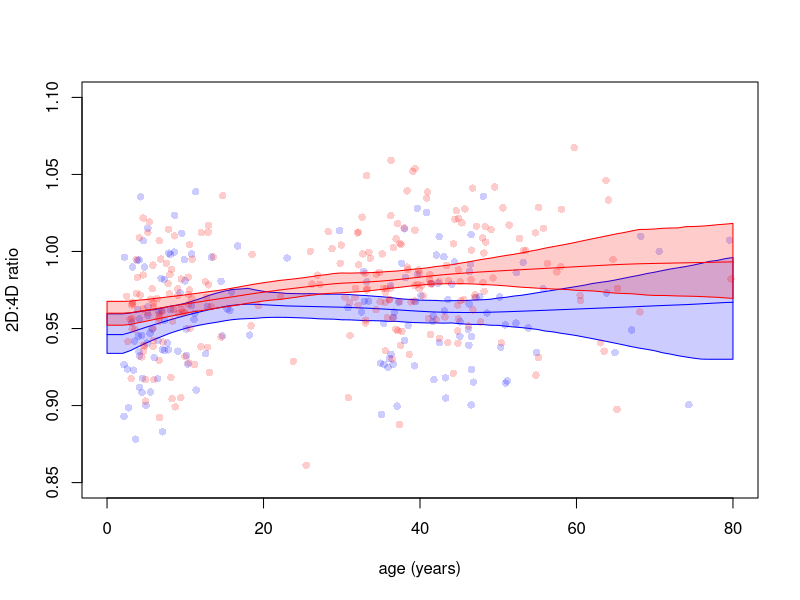
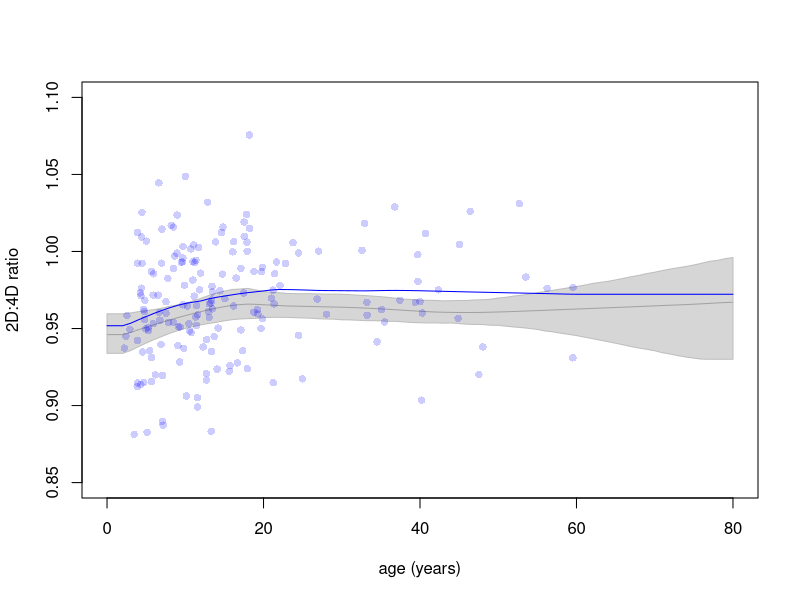
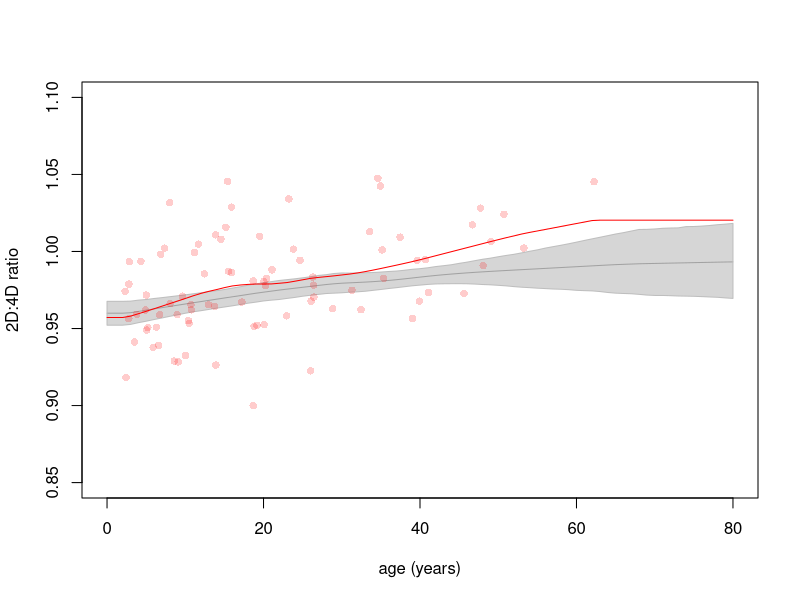
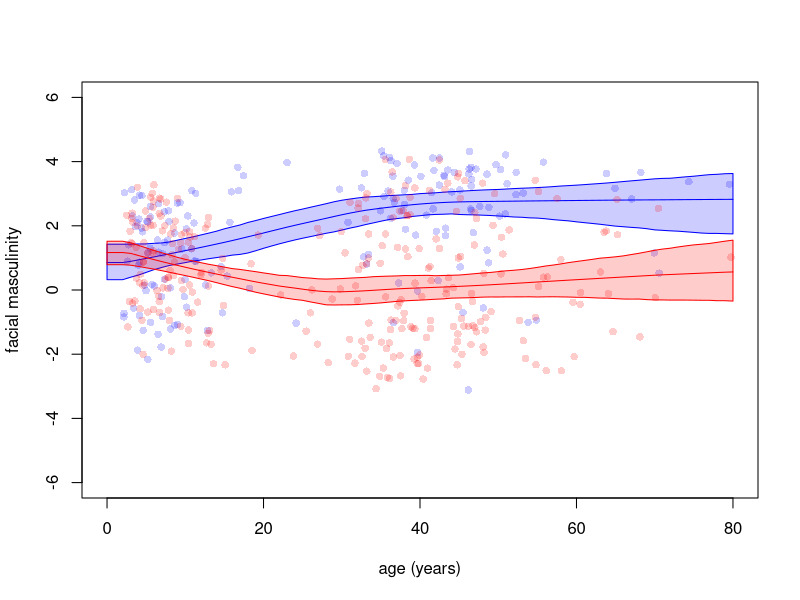
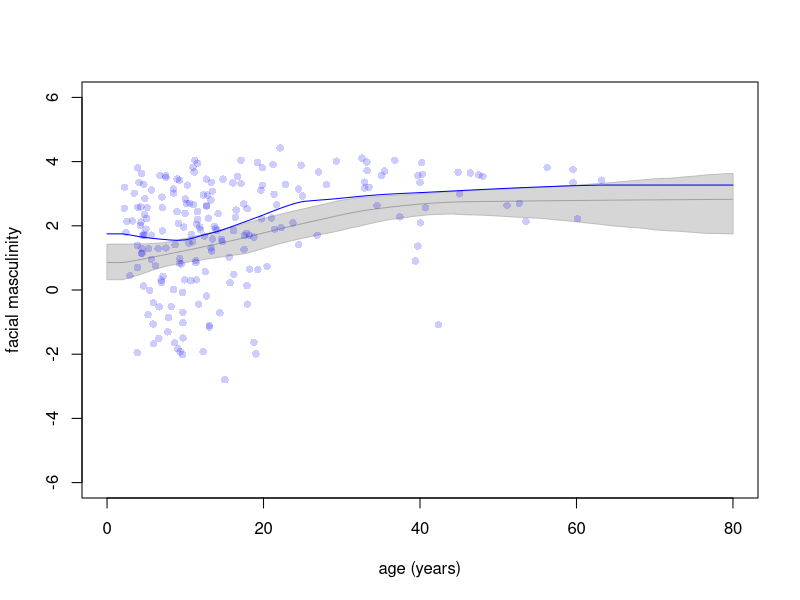
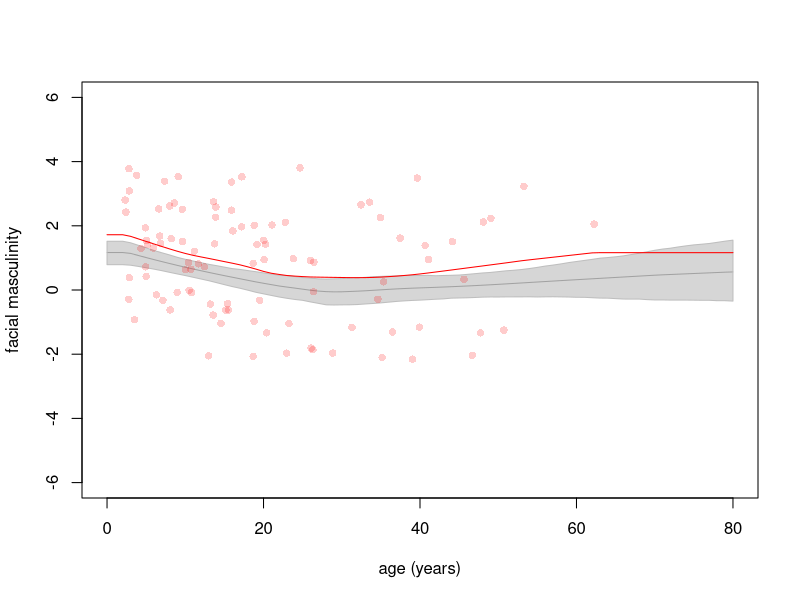
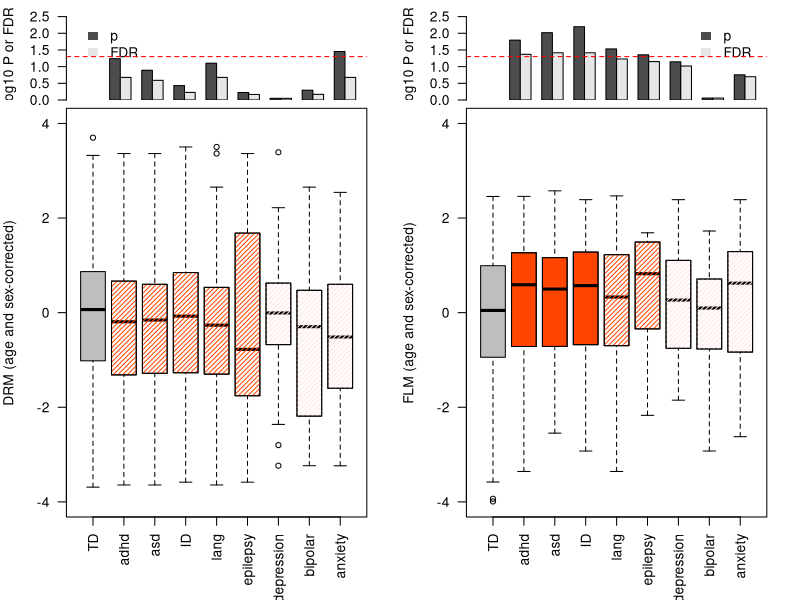

Recreate these plots in R, in order. (Note: this script raises an error after producing the figures.)
## ---- chunk 1
knitr::opts_chunk$set(echo = TRUE)
require(magrittr)
require(kableExtra)
## ---- chunk 2
img = function(x,ylab,xlab,axes,col,na.zero=F,breaks,do.breaks=T,...){
 cc = colorRampPalette(c("black","chartreuse"))
 if(any(x<0) & any(x>0)){
	cc = colorRampPalette(c("royalblue","royalblue4","black","orangered","goldenrod1"))
 }
 if(missing(ylab)) ylab=""
 if(missing(xlab)) xlab=""
 if(missing(axes)) axes=F
 if(missing(col)) col=cc(256)
 if(na.zero) x[is.na(x)] = 0
 if(do.breaks & missing(breaks)){
  mx = max(abs(x))
  qt = max(abs(quantile(x,c(0.01,0.99))))
  bk = c(-1*mx,seq(-1*qt,qt,length.out=255),mx)
  image(0:ncol(x),0:nrow(x),t(x),ylim=c(nrow(x),0),ylab=ylab,   
   xlab=xlab,axes=axes,col=col,breaks=bk,...)
 }else{
 image(0:ncol(x),0:nrow(x),t(x),ylim=c(nrow(x),0),ylab=ylab,   
  xlab=xlab,axes=axes,col=col,breaks=breaks,...)
 }
 box()
}
## ---- chunk 3
bootlM = function(x,y){
 keep = !is.na(x) & !is.na(y)
 x0 = x[keep]
 y0 = y[keep]
 these = sample(length(x0),replace=T)
 x0 = x0[these]
 y0 = y0[these]

 approx(lowess(x0,y0),xout=seq(0,80,1),rule=2)$y
}

### with input x and y, generate a lowess trend with 95% confidence intervals
lboot = function(x,y,subset,nboot=1000,return.boot=F){
 if(length(x)!=length(y)) stop("x and y have different lengths")
 if(missing(subset)){
  subset=1:length(x)
 }
 x = x[subset]
 y = y[subset]

 ### generate nboot lowess fits
 b = replicate(nboot,bootlM(x,y))

 qu = apply(b,1,quantile,0.975)
 ql = apply(b,1,quantile,0.025)
 qm = rowMeans(b)
 xq = 0:80

 out = list()
 out$x = xq
 out$y = qm
 out$ci = list(upr=qu,lwr=ql)
 out$points = list(x=x,y=y)
 if(return.boot){
  out$boot = b
 }
 return(out)
}

## ---- chunk 4
plotl = function(obj,pt.col,l.col,shade.col,plot.points=F,xlim=c(0,80),
	ylim,add=F,plot.ci=T,...){
 if(missing(ylim)){
  ylim=range(obj$y,na.rm=T)
  ylim = (c(-1,1)*abs(diff(ylim))) + ylim
 }
 if(!add){
  plot(obj,xlim=xlim,ylim=ylim,xlab="age (years)",type='l',col=l.col,...)
  if(plot.ci){
   polygon(c(obj$x,rev(obj$x)),c(obj$ci$lwr,rev(obj$ci$upr)),col=shade.col,border=l.col)
  }
 }else{
  lines(obj,col=l.col,...)
  if(plot.ci){
   polygon(c(obj$x,rev(obj$x)),c(obj$ci$lwr,rev(obj$ci$upr)),col=shade.col,border=l.col)
  }
 }
 if(plot.points){
  points(obj$points,pch=16,col=pt.col)
 }

}
## ---- chunk 5
l = read.table("devGenes_final_factor_model_loadings.txt",sep="\t",header=T,
	stringsAsFactors=F,row.names=1)
kbl(l, booktabs = T, caption = 'Factor Loadings') %>% 
  kable_styling(latex_options = c("striped", "scale_down", "hold_position")) 
## ---- chunk 6
dat = read.table("table_S1_final.txt",sep="\t",header=T,stringsAsFactors=F)

print_dat <- dat[,2:35]
print_dat$morePRSes <- "..."
ellipses <- function(df, n=5L) {
    stopifnot("data.frame" %in% class(df))
    els <- rep("...", ncol(df)) %>% 
        matrix(nrow=1, dimnames=list(NULL, names(df))) %>% 
        data.frame(stringsAsFactors=FALSE) %>% 
        tibble::as_tibble()
    out <- df %>% 
        head(n) %>% 
        lapply(as.character) %>% 
        data.frame(stringsAsFactors=FALSE) %>% 
        tibble::as_tibble() %>% 
        dplyr::bind_rows(els)
    return(out)
}
kbl(ellipses(print_dat, n = 25), 
    booktabs = T, caption = 'Supplementary Table S1') %>% 
  kable_styling(latex_options = c("striped", "scale_down")) %>%
  landscape()
## ---- chunk 7
### lboot() returns the lowess trend of the 
### data as well as its 95% CI; the object returned by lboot()
### can be visualized using plotl() as shown below

set.seed(1283)
### get the trends for TD males
idx = !dat$affected & dat$sex_male==1
tdM_flm = lboot(dat$ageyears,dat$facial_masc_raw,subset=idx,return.boot=T)
tdM_drm = lboot(dat$ageyears,dat$digit_ratio_raw,subset=idx,return.boot=T)

### get the trends for TD females
idx = !dat$affected & dat$sex_male==0
tdF_flm = lboot(dat$ageyears,dat$facial_masc_raw,subset=idx,return.boot=T)
tdF_drm = lboot(dat$ageyears,dat$digit_ratio_raw,subset=idx,return.boot=T)

set.seed(7751)
### get the trends for affected males
idx = dat$affected & dat$sex_male==1
affM_flm = lboot(dat$ageyears,dat$facial_masc_raw,subset=idx,return.boot=T)
affM_drm = lboot(dat$ageyears,dat$digit_ratio_raw,subset=idx,return.boot=T)

### get the trends for affected females
idx = dat$affected & dat$sex_male==0
affF_flm = lboot(dat$ageyears,dat$facial_masc_raw,subset=idx,return.boot=T)
affF_drm = lboot(dat$ageyears,dat$digit_ratio_raw,subset=idx,return.boot=T)
## ---- chunk 8
plotl(tdM_drm,l.col="blue",shade.col=rgb(0,0,1,0.2),pt.col=rgb(0,0,1,0.2),
plot.points=T,ylab="2D:4D ratio",ylim=c(0.85,1.1))
plotl(tdF_drm,l.col="red",shade.col=rgb(1,0,0,0.2),pt.col=rgb(1,0,0,0.2),
plot.points=T,ylab="2D:4D ratio",ylim=c(0.85,1.1),add=T)
## ---- chunk 9
plotl(tdM_drm,l.col="grey",shade.col=rgb(0.2,0.2,0.2,0.2),pt.col=rgb(0.2,0.2,0.2,0.2),
plot.points=F,ylab="2D:4D ratio",ylim=c(0.85,1.1))
plotl(affM_drm,l.col="blue",shade.col=rgb(0,0,1,0.2),pt.col=rgb(0,0,1,0.2),
plot.points=T,ylab="2D:4D ratio",ylim=c(0.85,1.1),add=T,plot.ci=F)
### look at the empirical p value for Ha: aff > masc. than TD
### (for digit ratio, lower value is more masculine)
sum(colSums(tdM_drm$b)<sum(affM_drm$y))/1000 ### this is the empirical p-value
## ---- chunk 10
plotl(tdF_drm,l.col="grey",shade.col=rgb(0.2,0.2,0.2,0.2),pt.col=rgb(0.2,0.2,0.2,0.2),
plot.points=F,ylab="2D:4D ratio",ylim=c(0.85,1.1))
plotl(affF_drm,l.col="red",shade.col=rgb(1,0,0,0.2),pt.col=rgb(1,0,0,0.2),
plot.points=T,ylab="2D:4D ratio",ylim=c(0.85,1.1),add=T,plot.ci=F)
### look at the empirical p value for Ha: aff > masc. than TD
### (for digit ratio, lower value is more masculine)
sum(colSums(tdF_drm$b)<sum(affF_drm$y))/1000 ### this is the empirical p-value
## ---- chunk 11
plotl(tdM_flm,l.col="blue",shade.col=rgb(0,0,1,0.2),pt.col=rgb(0,0,1,0.2),
plot.points=T,ylab="facial masculinity",ylim=c(-6,6))
plotl(tdF_flm,l.col="red",shade.col=rgb(1,0,0,0.2),pt.col=rgb(1,0,0,0.2),
plot.points=T,ylab="facial masculinity",ylim=c(-6,6),add=T)
## ---- chunk 12
plotl(tdM_flm,l.col="grey",shade.col=rgb(0.2,0.2,0.2,0.2),pt.col=rgb(0.2,0.2,0.2,0.2),
plot.points=F,ylab="facial masculinity",ylim=c(-6,6))
plotl(affM_flm,l.col="blue",shade.col=rgb(0,0,1,0.2),pt.col=rgb(0,0,1,0.2),
plot.points=T,ylab="facial masculinity",ylim=c(-6,6),add=T,plot.ci=F)
### look at the empirical p value for Ha: aff > masc. than TD
sum(colSums(tdM_flm$b)>sum(affM_flm$y))/1000 ### this is the empirical p-value
## ---- chunk 13
plotl(tdF_flm,l.col="grey",shade.col=rgb(0.2,0.2,0.2,0.2),pt.col=rgb(0.2,0.2,0.2,0.2),
plot.points=F,ylab="facial masculinity",ylim=c(-6,6))
plotl(affF_flm,l.col="red",shade.col=rgb(1,0,0,0.2),pt.col=rgb(1,0,0,0.2),
plot.points=T,ylab="facial masculinity",ylim=c(-6,6),add=T,plot.ci=F)
### look at the empirical p value for Ha: aff > masc. than TD
sum(colSums(tdF_flm$b)>sum(affF_flm$y))/1000 ### this is the empirical p-value
## ---- chunk 14
### pull out the Dx indicators
dxlab = c("adhd","asd","ID","lang","epilepsy","depression","bipolar","anxiety")
dx = as.data.frame(sapply(dat[,dxlab],as.integer))
rownames(dx) = rownames(dat)

cc = c("grey",rep("orangered",5),rep("mistyrose",3))

### structure the masculinity data according to Dx
ll = lapply(dx,function(x) dat$Zdrm[x==1])
ll = c(list(TD=dat$Zdrm[rowSums(dx)==0]),ll)
ll_drm = ll
ll = lapply(dx,function(x) dat$Zflm[x==1])
ll = c(list(TD=dat$Zflm[rowSums(dx)==0]),ll)
ll_flm = ll

## t-tests comparing TD to all other Dxs
td_vs_dx = function(x) {
 p = sapply(x[-1],function(y) t.test(x[[1]],y)$p.v)
 fdr = p.adjust(p,'fdr')
 out = cbind(p,fdr)
 rownames(out) = names(x)[-1]
 return(out)
}

p_drm = td_vs_dx(ll_drm)
p_flm = td_vs_dx(ll_flm)
## ---- chunk 15
layout(matrix(c(1,3,2,4),2,2),heights=c(1,5))
par(mar=c(0,4,1,2))
  barplot(-log10(t(rbind(c(NA,NA),p_drm))),
  beside=T,
  las=2,
  ylim=c(0,2.5),
  ylab="-log10 P or FDR",
  names.arg=rep("",9),
  legend.text=c("p","FDR"),
  args.legend=list(x="topleft",bty="n",border=NA,inset=0.03))
  abline(h=-log10(0.05),col='red',lty=2)
  barplot(-log10(t(rbind(c(NA,NA),p_flm))),
  beside=T,
  las=2,
  ylim=c(0,2.5),
  ylab="-log10 P or FDR",
  names.arg=rep("",9),
  legend.text=c("p","FDR"),
  args.legend=list(x="topright",bty="n",border=NA,inset=0.03))
  abline(h=-log10(0.05),col='red',lty=2)
 
## the boxplots showing the distribution of the masculinity scores within
par(mar=c(5,4,0.5,2))
  bp = boxplot(ll_drm,las=2,ylim=c(-4,4),
  col=c("grey",rep("white",8)),
  ylab="DRM (age and sex-corrected)",
  xaxs="i")
  ### pattern fills to emphasize (non)significance
  rect((2:9)-.4, 
  bp$stats[2,-1], 
  (2:9)+.4, 
  bp$stats[4,-1],
  density=c(rep(30,8)), ## tweaked according to which comparisons are sig.
  col=cc[-1],border="black") 
  bp = boxplot(ll_flm,las=2,ylim=c(-4,4),
  col=c("grey",rep("orangered",3),rep("white",5)),
  ylab="FLM (age and sex-corrected)",
  xaxs="i")
  ### pattern fills to emphasize (non)significance
  rect((2:9)-.4, 
  bp$stats[2,-1], 
  (2:9)+.4, 
  bp$stats[4,-1],
  density=c(0,0,0,rep(30,6)), ## tweaked according to which comparisons are sig.
  col=cc[-1],border="black") 
## ---- chunk 16
# Xs is the matrix of parent-reported items (we are only distributing factor scores)
# fac = factanal(scale(Xs),factors=11,scores="regression")

### grab the factor scores from the supplemental table
S =  dat[,grep("Factor",colnames(dat))]
### look at the correlations
cors = cor(dat[,c("Zdrm","Zflm")],S,use="pairwise.complete.obs",method="spearman")

 ### set layout
 layout(matrix(c(1,2,3),1,3),widths=c(1.5,5,5))
 ### set colors, labels, and breaks for loadings
 cp = colorRampPalette(c("steelblue","ivory","red"))
 flab = c("F1:ability","F2:sens/order","F3:aggression","F4:feeding",
	"F5:self-harm","F6:stimming","F7:social anxiety","F8:cutting",
	"F9:social/friends","F10:GI","F11:sound sensitivity")
 bk = c(-1,seq(-1,-0.1,length.out=127),0,seq(0.1,1,length.out=127),1)

 ### the key for the factor loadings
 par(mar=c(5,7,12,1))
 img(as.matrix(seq(1,-1,length.out=256)),col=cp(256),breaks=bk)
 axis(2,at=c(0,256/2,256),labels=c(1,0,-1))
 mtext("factor loadings",side=2,at=256/0,line=3,cex=0.8)

 ### the factor loadings
 par(mar=c(5,1,12,1))
 img(t(l),breaks=bk,col=cp(256))
 mtext(rownames(l),side=3,at=c(1:nrow(l))-0.5,las=2,line=0.5,cex=0.5)
 abline(h=c(0:12),col='grey')
 box()

 ### the barplot of correlations w/ factor scores
 par(mar=c(5,9,12,2))
 bp = barplot(cors[2:1,11:1],beside=T,las=2,yaxs="i",names.arg=flab[11:1],axes=F,
	ylab="",col=c("darkseagreen","cadetblue"),
	legend.text=c("FLM","DRM"),
	args.legend=list(x="topleft",inset=0.03,border=NA,bty='n',density=-1),
	border=NA,xlim=c(-0.2,0.22),
	density=rev(c(rep(30,16),-1,-1,rep(30,4))),horiz=T)
 axis(1,line=1.5)
 mtext("Spearman's rho",side=1,at=0.025,line=4,cex=0.8)
 text(c(0.21,0.21),bp[1:2,3],rep("*",2),col='red',cex=2)
## ---- chunk 17
apply(S,2,function(y){cor.test(y,dat$Zdrm,method="spearman")}) %>% 
  lapply(broom::tidy) %>%
  tibble::enframe() %>%
  tidyr::unnest(value) %>%
  dplyr::mutate(FDR = p.adjust(p.value, 'fdr')) %>%
  dplyr::select(Factor = name, '$\\rho$' = estimate, FDR) %>%
  kbl(booktabs = T, 
      format = 'latex', 
      caption = 'Digit Ratio Masculinity', 
      escape = FALSE) %>% 
    kable_styling(latex_options = c("striped", "hold_position")) %>%
    row_spec(9, bold = T)

apply(S,2,function(y){cor.test(y,dat$Zflm,method="spearman")}) %>%
  lapply(broom::tidy) %>%
  tibble::enframe() %>%
  tidyr::unnest(value) %>%
  dplyr::mutate(FDR = p.adjust(p.value, 'fdr')) %>%
  dplyr::select(Factor = name, '$\\rho$' = estimate, FDR) %>%
  kbl(booktabs = T, 
      format = 'latex', 
      caption = 'Facial Landmark Masculinity', 
      escape = FALSE) %>% 
    kable_styling(latex_options = c("striped",  "hold_position")) %>%
    row_spec(9, bold = T)
## ---- chunk 18
### pull out the PRS and covariates from the main table for convenience
prs = dat[,grep("p0",colnames(dat))]
covars = dat[,c(2:3,grep("PC",colnames(dat)))]
covars[[1]] = log(covars[[1]])

### wrapper to grab the PRS-related effect (x) and associated statistics
### from a linear model
fsig = function(x,y) summary(lm(y~.,data=data.frame(covars,x)))$coef[9,]

cfsoc = t(apply(prs,2,fsig,S[,9]))
cfdrm = t(apply(prs,2,fsig,dat$Zdrm))
cfflm = t(apply(prs,2,fsig,dat$Zflm))

### add FDR
cfsoc = cbind(cfsoc,FDR = p.adjust(cfsoc[,4],'fdr'))
cfdrm = cbind(cfdrm,FDR = p.adjust(cfdrm[,4],'fdr'))
cfflm = cbind(cfflm,FDR = p.adjust(cfflm[,4],'fdr'))

### assemble the t-statistics and arrange for the barplot
p1 = cbind(drm=cfdrm[grepl("0\\.1$",rownames(cfdrm)),3],
	flm=cfflm[grepl("0\\.1$",rownames(cfflm)),3],
	F9=cfsoc[grepl("0\\.1$",rownames(cfsoc)),3])
p01 = cbind(drm=cfdrm[grepl("0\\.01$",rownames(cfdrm)),3],
	flm=cfflm[grepl("0\\.01$",rownames(cfflm)),3],
	F9=cfsoc[grepl("0\\.01$",rownames(cfsoc)),3])

### this is what will be plotted
pdrm = cbind(p01[,1],p1[,1])
pflm = cbind(p01[,2],p1[,2])
psoc = cbind(p01[,3],p1[,3])

### helper function to pattern fill according to significance
fdens = function(x) ifelse(t(abs(x)>=1.96),-1,30)
### define colors and labels
cc = c("steelblue1","steelblue4")
plab = c("UKBB\ntestosterone","UKBB\nSHBG","UKBB\nsoc. dissatis.","PGC\nASD","PGC\nADHD","UKBB\nCog","SSGAC\nEA")
## ---- chunk 19
par(mar=c(1,5,2,2))
bp = barplot(t(pdrm),
  beside=T,
  las=2,
  ylim=c(-4.2,4),
  names.arg=rep("",7),
  density=fdens(pdrm),
  col=cc,border=NA,
  legend.text=c("Psnp<0.01","Psnp<0.1"),
  args.legend=list(x="topright",bty='n',border=NA,density=-1),
  ylab="DRM vs. PRS association\n(t-statistic)")
  rect(t(bp)[,1]-1,-4.20,t(bp)[,2]+1,-3.55)
  text(bp[1,]+0.5,rep(-3.88,7),plab,cex=0.85)
  abline(h=c(-1.96,1.96),col='red',lty=2)
## ---- chunk 20
par(mar=c(1,5,2,2))
barplot(t(pflm),
  beside=T,
  las=2,
  ylim=c(-4.2,4),
  names.arg=rep("",7),
  density=fdens(pflm),
  col=cc,border=NA,
  ylab="FLM vs. PRS association\n(t-statistic)")
  abline(h=c(-1.96,1.96),col='red',lty=2)
  rect(t(bp)[,1]-1,-4.20,t(bp)[,2]+1,-3.55)
  text(bp[1,]+0.5,rep(-3.88,7),plab,cex=0.85)
## ---- chunk 21
par(mar=c(1,5,2,2))
barplot(t(psoc),
  beside=T,
  las=2,
  ylim=c(-4.2,4),
  names.arg=rep("",7),
  density=fdens(psoc),
  col=cc,border=NA,
  ylab="F9 (social/friends) vs. PRS association\n(t-statistic)")
  abline(h=c(-1.96,1.96),col='red',lty=2)
  rect(t(bp)[,1]-1,-4.20,t(bp)[,2]+1,-3.55)
  text(bp[1,]+0.5,rep(-3.88,7),plab,cex=0.85)
## ---- chunk 22
## set up colors, layout, and labels
par(mfrow=c(3,2),mar=c(4,4,3,2))
cc1 = colorRampPalette(c("ivory","orangered1"))(3)
cc2 = colorRampPalette(c("ivory","paleturquoise3"))(3)
nn = c("bottom 20%","middle 60%","top 20%")

 boxplot(dat$Zdrm~prs[,1],
	names=nn,
	ylab="DRM",
	main="testosterone PRS",
	col=cc1)
 boxplot(dat$Zdrm~prs[,9],
	names=nn,
	ylab="DRM",
	main="SHBG PRS",
	col=cc2)
 boxplot(dat$Zflm~prs[,1],
	names=nn,
	ylab="FLM",
	main="testosterone PRS",
	col=cc1)
 boxplot(dat$Zflm~prs[,9],
	names=nn,
	ylab="FLM",
	main="SHBG PRS",
	col=cc2)
 boxplot(S[,9]~prs[,1],
	names=nn,
	ylab="Factor 9 (social)",
	main="testosterone PRS",
	col=cc1)
 boxplot(S[,9]~prs[,9],
	names=nn,
	ylab="Factor 9 (social)",
	main="SHBG PRS",
	col=cc2)
